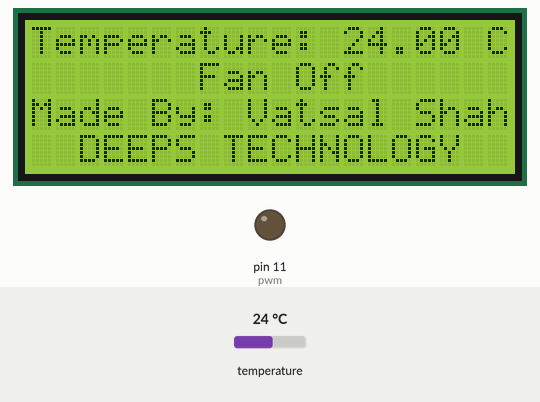
Recording of a sketch running on a simulated Arduino Uno, built with avr-gcc and run on an emulated ATmega328P. Shown: 20×4 character LCD, output pins drawn as LEDs (lit = HIGH). The test bench sets the inputs (shaded band); at power-on: temperature 24 °C. What the sketch prints to the serial monitor is not drawn.

Above: at 6.4 s.
6.5 s: temperature set to 29.4 °C
At 7.1 s:
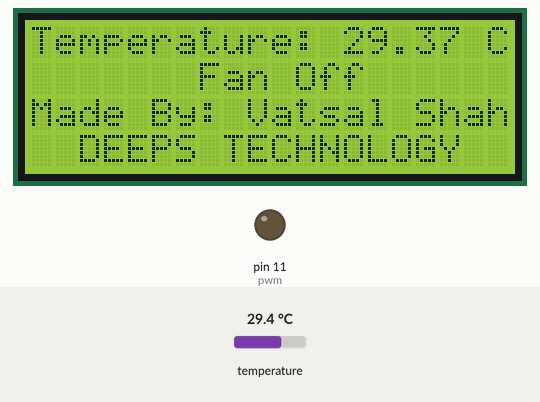
8.1 s: temperature set to 30.5 °C
At 9.4 s:
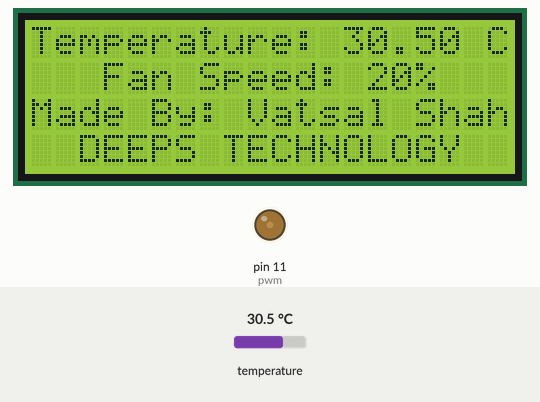
9.7 s: temperature set to 31.6 °C
At 11.0 s:
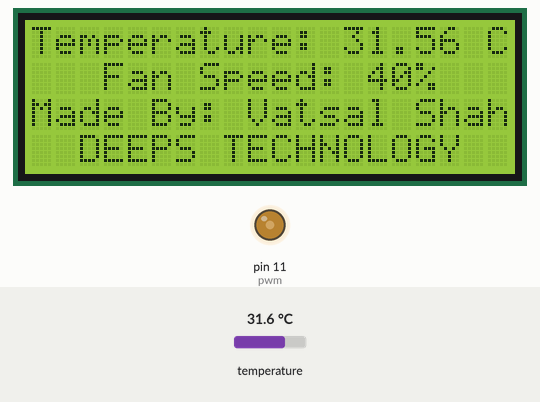
11.3 s: temperature set to 32.5 °C
At 12.3 s:
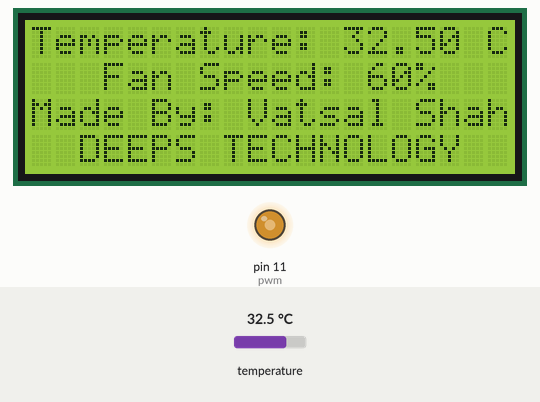
12.9 s: temperature set to 33 °C
At 13.6 s:
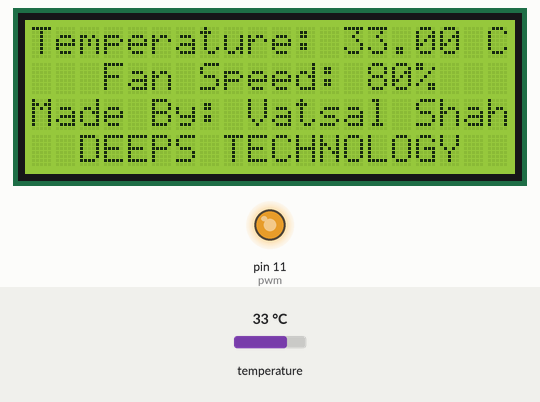
Timing chart, 0 to 15.6 s (numbered marks = the images above; inputs shaded):
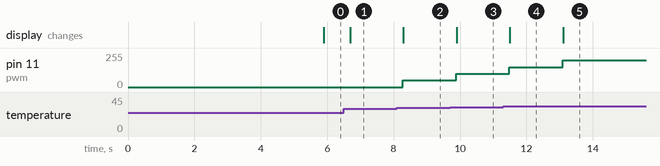

The sketch:

FinalTempControlDeviceCode_03-02-17.ino
```cpp
/*
 Temparature Control Device
 *
 * Bluetooth Tx   to  digital pin 0
 * Bluetooth Rx   to  digital pin 1
 * LCD RS pin     to  digital pin 2
 * LCD Enable pin to  digital pin 3
 * LCD D4 pin     to  digital pin 4
 * LCD D5 pin     to  digital pin 5
 * LCD D6 pin     to  digital pin 6
 * LCD D7 pin     to  digital pin 7
 * Temp Sensor    to  digital pin 10
 * Fan 1          to  digital pin 11
 * Fan 2          to  digital pin 12
 * Fan 3          to  digital pin 13
 * LCD R/W pin, LCD (LED-,GND), Blueotooth to ground
 * LCD (LED+,VCC), Bluetooth 5V            to  5V
 *
 * Made by: Vatsal Shah
 * Date   : 03-02-17
 * Day    : Friday
*/

#include <OneWire.h>
#include <DallasTemperature.h>
#include <LiquidCrystal.h>
#include <SoftwareSerial.h>

//Temp Sensor Initialiation
  #define ONE_WIRE_BUS 10
  OneWire oneWire(ONE_WIRE_BUS);
  DallasTemperature sensors(&oneWire);
//Bluetooth Initialiation
  #define bluetoothTx 1   //tx, rx pins for bluetooth module
  #define bluetoothRx 0
//LCD pins Initialiation
  LiquidCrystal lcd(2, 3, 4, 5, 6, 7);
//Fans Initialiation
  #define pwm 11

SoftwareSerial bluetooth(bluetoothTx, bluetoothRx);
char check;  //char for checking the app response

void setup(void)
{
  Serial.begin(9600);
  sensors.begin();
  bluetooth.begin(9600);
  //Serial.println("Welcome to Tep. Control Device");
  //Serial.println("DEEPS TECHNOLOGY");
  //Serial.println();

  lcd.begin(20, 4);
  lcd.setCursor(5,0);
  lcd.print("Welcome to:");
  lcd.setCursor(0,1);
  lcd.print("Temp. Control Device");
  lcd.setCursor(0,2);
  lcd.print("Made By: Vatsal Shah");
  lcd.setCursor(2,3);
  lcd.print("DEEPS TECHNOLOGY");
  delay(5000);
}

void loop(void)
{
  sensors.requestTemperatures();
  //Serial.print("Temperature : ");
  //Serial.println(sensors.getTempCByIndex(0));
  int temp = sensors.getTempCByIndex(0);
  //Serial.println(temp);
  lcd.clear();
  lcd.setCursor(0,0);
  lcd.print("Temperature: ");
  lcd.print(sensors.getTempCByIndex(0));
  lcd.print(" C");
  lcd.setCursor(0,2);
  lcd.print("Made By: Vatsal Shah");
  lcd.setCursor(2,3);
  lcd.print("DEEPS TECHNOLOGY");
  lcd.setCursor(3,1);

  if(temp < 30){
        analogWrite(pwm,0);
        lcd.print("    Fan Off    ");
//        delay(100);
      }
   else if(temp == 30){
        analogWrite(pwm, 50);
        lcd.print("Fan Speed: 20%");
//        delay(100);
    }
   else if(temp == 31){
        analogWrite(pwm, 100);
        lcd.print("Fan Speed: 40%");
//        delay(100);
    }
   else if(temp == 32){
        analogWrite(pwm, 150);
        lcd.print("Fan Speed: 60%");
//        delay(100);
    }
   else if(temp == 33){
        analogWrite(pwm, 200);
        lcd.print("Fan Speed: 80%");
//        delay(100);
    }
  else if(temp > 33){
        analogWrite(pwm, 255);
        lcd.print("Fan Speed: 100%");
//        delay(100);
    }


   if(bluetooth.available()>= 0)  //checking if bluetooth is connected or not
  {
      Serial.print(sensors.getTempCByIndex(0));
      Serial.print(" C");
      //Serial.println("bluetooth available  ");
      check=bluetooth.read();     //reads char send by bluetooth and stores the in variable check
  }
}
```

Measured:
- the behaviour switches between 29.9 and 30 °C on temperature (found by bisection; images 1 and 2)
- the behaviour switches between 30.9 and 31 °C on temperature (found by bisection; images 2 and 3)
- the behaviour switches between 31.9 and 32 °C on temperature (found by bisection; images 3 and 4)
- after the input at 6.5 s, the display: changes after 0.19 s (image 1)
- after the input at 8.1 s, pin 11 (pwm): 0/255 → 50/255 after 0.18 s; the display: changes after 0.19 s (image 2)
- after the input at 9.7 s, pin 11 (pwm): 50/255 → 100/255 after 0.18 s; the display: changes after 0.20 s (image 3)
- after the input at 11.3 s, pin 11 (pwm): 100/255 → 150/255 after 0.18 s; the display: changes after 0.20 s (image 4)
- after the input at 12.9 s, pin 11 (pwm): 150/255 → 200/255 after 0.19 s; the display: changes after 0.20 s (image 5)
